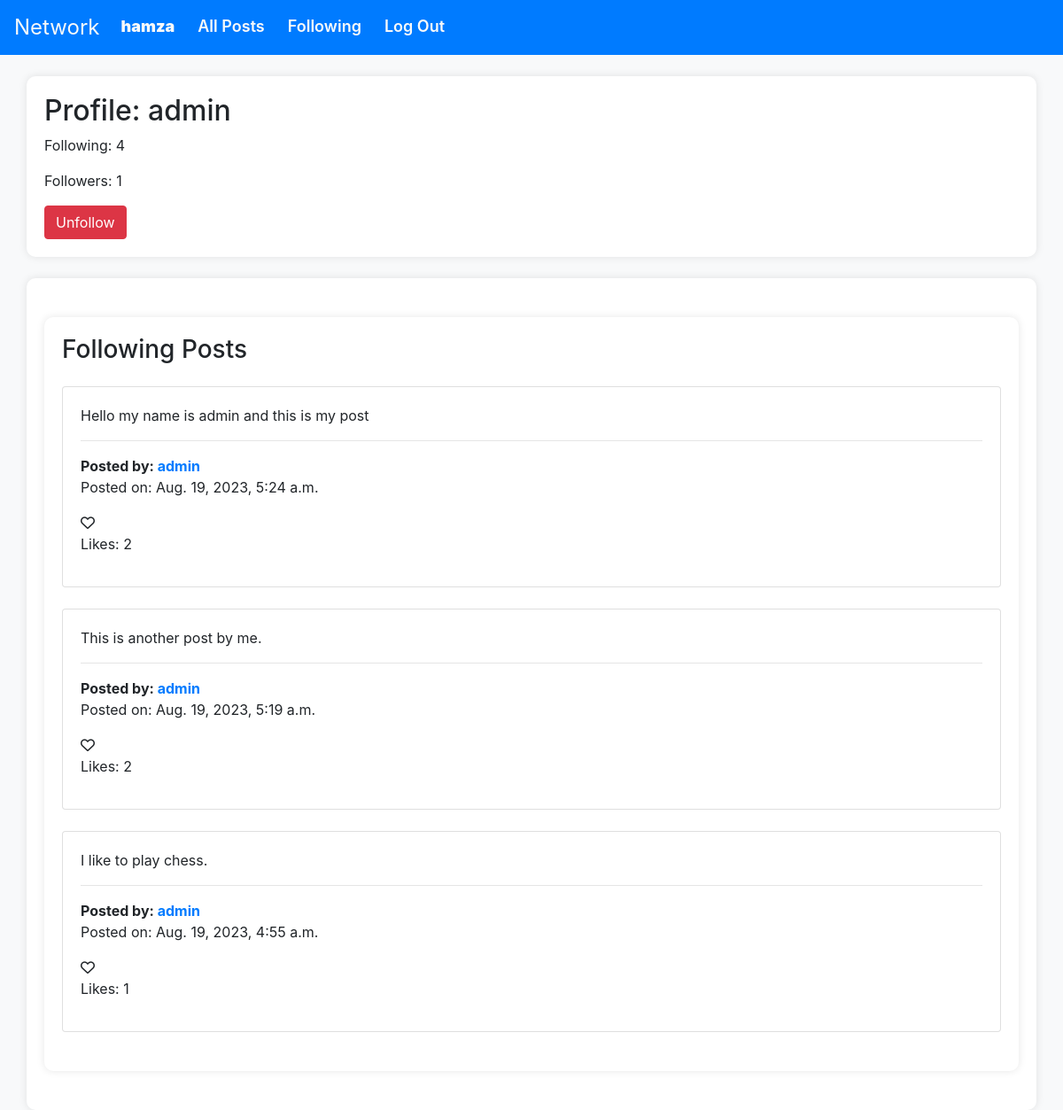
Screenshot of /profile/admin/ (signed in) with the database file from the repository.
### network/models.py (models this page shows, shortened)
class User(AbstractUser):
    def get_profile(self):
        return Profile.objects.get_or_create(user=self)[0]

class Profile(models.Model):
    user=models.OneToOneField(User,on_delete=models.CASCADE)
    followers = models.ManyToManyField(User, related_name='following')
    def follower_count(self):
        return self.followers.count()
    def following_count(self):
        return self.user.following.count()

class Newpost(models.Model):
    text = models.TextField()
    user= models.ForeignKey(User, on_delete=models.CASCADE, related_name='user')
    date= models.DateTimeField(default=timezone.now)
    def like_count(self):
        return Like.objects.filter(post=self).count()

### network/views.py (the view)
# urls.py: path('profile/<str:username>/', views.user_profile , name = 'user_profile'),
@login_required
def user_profile(request, username):
    profile_user = get_object_or_404(User, username=username)
    profile=profile_user.profile
    posts = Newpost.objects.filter(user=profile_user).order_by('-date')
    print(f'username: {username}')
    context = {
        'profile_user': profile_user,
        'user_profile':profile,
        'posts': posts,
    }
    return render(request, 'network/userprofile.html', context)

### network/templates/network/userprofile.html (shortened to what this page needs)
{% extends 'network/layout.html' %}
{% block body %}
<div class="container my-4">
    <h2>Profile: {{ user_profile.user.username }}</h2>
    <p>Following: <span id="follower-count">{{ user_profile.follower_count }}</span></p>
    <p>Followers: {{ user_profile.following_count }}</p>
    {% if request.user != user_profile.user %}
    <form action="{% url 'follow_toggle' %}" method="post">
        <button type="submit"
            class="btn {% if user_profile.user in request.user.profile.followers.all %}btn-danger{% else %}btn-primary{% endif %}">
            {% if user_profile.user in request.user.profile.followers.all %}
            Unfollow
            {% else %}
            Follow
            {% endif %}
        </button>
    </form>
    {% endif %}
</div>
<div class="container">
    <div class="container my-4">
        <h3 class="mb-4">Following Posts</h3>
        {% for post in posts %}
        <div class="row mb-4">
            <div class="col">
                <div class="card">
                    <div class="card-body">
                        {% if post.text|length > 100 %}
                        <p class="card-title">{{ post.text|safe|truncatechars:100 }}</p>
                        <button class="read-more-btn btn btn-primary">Read more</button>
                        <p class="full-content" style="display: none;">{{ post.text|safe }}</p>
                        <button class="read-less-btn" style="display: none;">Read less</button>
                        {% else %}
                        <p class="full-content">{{ post.text|safe }}</p>
                        {% endif %}
                        <hr>
                        <b>Posted by: </b> <strong><a href="{% url 'user_profile' post.user.username %}"
                                class="card-text">{{ post.user.username }}</a> </strong>
                        <p class="card-text">Posted on: {{ post.date }}</p>
                        <span class="like-button" data-post-id="{{ post.id }}">
                            <i class="far fa-heart"></i>
                        </span>
                        <p>Likes: <span class="like-count" data-post-id="{{ post.id }}">{{ post.like_count }}</span></p>
                    </div>
                </div>
            </div>
        </div>
        {% endfor %}
    </div>
</div>
{% endblock %}

### network/templates/network/layout.html (shortened to what this page needs)
{% load static %}
<!DOCTYPE html>
<html lang="en">
<head>
    <link rel="stylesheet" href="https://cdnjs.cloudflare.com/ajax/libs/font-awesome/6.0.0-beta3/css/all.min.css">
    <link rel="stylesheet" href="https://stackpath.bootstrapcdn.com/bootstrap/4.4.1/css/bootstrap.min.css"
>
    <link rel="stylesheet" href="{% static 'network/styles.css' %}">
</head>
<body>
    <nav class="navbar navbar-expand-lg navbar-light bg-primary">
        <div>
            <ul class="navbar-nav mr-auto">
                {% if user.is_authenticated %}
                <a class="navbar-brand text-light" href="{% url 'index' %}">Network</a>
                <li class="nav-item text-light">
                    <a class="nav-link text-light" href="{% url 'user_profile' user.username %}"><b>{{ user.username }}</b></a>
                </li>
                {% endif %}
                <li class="nav-item text-light">
                    <a class="nav-link text-light" href="{% url 'index' %}">All Posts</a>
                </li>
                {% if user.is_authenticated %}
                <li class="nav-item">
                    <a href="{% url 'following_posts' %}" class="nav-link text-light">Following</a>
                </li>
                <li class="nav-item ">
                    <a class="nav-link text-light" href="{% url 'logout' %}">Log Out</a>
                </li>
                {% endif %}
            </ul>
        </div>
    </nav>
        {% block body %}
        {% endblock %}
</body>
</html>

### network/templates/network/layout.html (style rules this page uses)
body { background-color: #f8f9fa; }
.navbar { margin-bottom: 20px; }
.navbar-brand { font-size: 24px; }
.navbar-nav .nav-item { margin-right: 10px; }
.nav-link { color: white; font-weight: 600; font-size: 18px; }
.container { background-color: white; padding: 20px; border-radius: 10px; box-shadow: 0 0 10px rgba(0, 0, 0, 0.1); }

### rows the page displays
User: username "hamza"
Profile: user.username "admin", follower_count "4", following_count "1"
Newpost: text "Hello my name is admin and this is my post", user.username "admin", date "Aug. 19, 2023, 5:24 a.m.", like_count "2"
Newpost: text "This is another post by me.", user.username "admin", date "Aug. 19, 2023, 5:19 a.m.", like_count "2"
Newpost: text "I like to play chess.", user.username "admin", date "Aug. 19, 2023, 4:55 a.m.", like_count "1"
